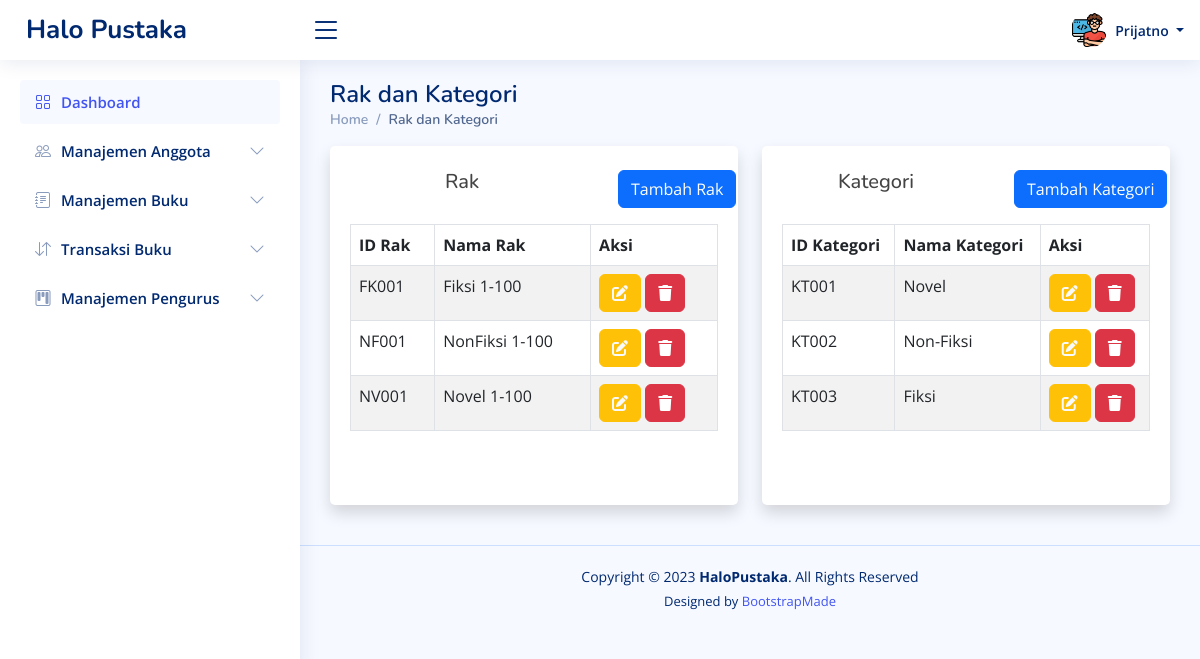
Page /dashboard.php?page=viewrak (signed in) on the committed database.
### tables this page shows
CREATE TABLE `pengurus` (
  `id_pengurus` char(5) NOT NULL,
  `nama` varchar(100) NOT NULL,
  `password` varchar(100) NOT NULL,
  `level` varchar(20) NOT NULL,
  `pic` varchar(50) NOT NULL DEFAULT 'pengurus/admin.png'
);

CREATE TABLE `rak` (
  `id_rak` char(5) NOT NULL,
  `nama_rak` varchar(100) NOT NULL
);

CREATE TABLE `kategori` (
  `id_kategori` char(5) NOT NULL,
  `nama_kategori` varchar(100) NOT NULL
);

### _viewrak.php (the view, shortened to what this page needs)
<div class="container">
    <div class="row" style="margin-bottom: 20px;">
        <div class="col-md-6">
            <div class="card border-bottom-success shadow h-100 py-2">
                <div class="row mt-3 mb-3">
                    <h5 class="text-center col-sm-8">Rak</h5>
                    <div class="col-sm-4">
                        <a href="#" data-bs-toggle="modal" data-bs-target="#rakModal" class="btn btn-primary">Tambah
                            Rak</a>
                    </div>
                </div>
                <div class="card-body">
                    <table id="table3" class="table table-striped table-bordered">
                        <thead>
                            <tr>
                                <th>ID Rak</th>
                                <th>Nama Rak</th>
                                <th>Aksi</th>
                            </tr>
                        </thead>
                        <tbody>
                            <?php
                            $sql = mysqli_query($koneksi, "SELECT * FROM rak");
                            while ($rak = mysqli_fetch_array($sql)) {
                                ?>
                                <tr>
                                    <td>
                                        <?php echo $rak["id_rak"] ?>
                                    </td>
                                    <td>
                                        <?php echo $rak["nama_rak"] ?>
                                    </td>
                                    <td><a href="#" data-bs-toggle="modal" data-bs-target="#editRak"
                                            data-id="<?php echo $rak["id_rak"] ?>"
                                            data-nama="<?php echo $rak["nama_rak"] ?>"
                                            class="btn btn-warning text-light btneditrak"><i
                                                class="fas fa-pen-to-square"></i></a>
                                        <a href="<?php echo $_SERVER['PHP_SELF'] . '?page=viewrak&idrak=' . $rak['id_rak'] ?>"
                                            class="btn btn-danger confirmAlert" id="btnhapusrak"><i
                                                class="fas fa-trash"></i></a>
                                    </td>
                                </tr>
                                <?php
                            }
                            ?>
                        </tbody>
                    </table>
                </div>
            </div>
        </div>
        <div class="col-md-6">
            <div class="card border-bottom-primary shadow h-100 py-2">
                <div class="row mt-3 mb-3">
                    <h5 class="text-center col-sm-7">Kategori</h5>
                    <div class="col-sm-5">
                        <a href="#" data-bs-toggle="modal" data-bs-target="#kategoriModal"
                            class="btn btn-primary">Tambah Kategori</a>
                    </div>
                </div>
                <div class="card-body">
                    <table id="table4" class="table table-striped table-bordered">
                        <thead>
                            <tr>
                                <th>ID Kategori</th>
                                <th>Nama Kategori</th>
                                <th>Aksi</th>
                            </tr>
                        </thead>
                        <tbody>
                            <?php
                            $sql = mysqli_query($koneksi, "SELECT * FROM kategori");
                            while ($kategori = mysqli_fetch_array($sql)) {
                                ?>
                                <tr>
                                    <td>
                                        <?php echo $kategori["id_kategori"] ?>
                                    </td>
                                    <td>
                                        <?php echo $kategori["nama_kategori"] ?>
                                    </td>
                                    <td><a href="#" data-bs-toggle="modal" data-bs-target="#editKategori"
                                            data-id="<?php echo $kategori["id_kategori"] ?>"
                                            data-nama="<?php echo $kategori["nama_kategori"] ?>"
                                            class="btn btn-warning text-light btneditkateg"><i
                                                class="fas fa-pen-to-square"></i></a>
                                        <a href="<?php echo $_SERVER['PHP_SELF'] . '?page=viewrak&idkategori=' . $kategori['id_kategori'] ?>"
                                            class="btn btn-danger confirmAlert" id="btnhapuskateg"><i
                                                class="fas fa-trash"></i></a>
                                    </td>
                                </tr>
                                <?php
                            }
                            ?>
                        </tbody>
                    </table>
                </div>
            </div>
        </div>
    </div>
</div>

### dashboard.php (shortened to what this page needs)
<?php
include "template/head.php";
include "koneksi.php";
?>
<header id="header" class="header fixed-top d-flex align-items-center">
    <div class="d-flex align-items-center justify-content-between">
        <a href="dashboard.php" class="logo d-flex align-items-center">
            <span class="d-none d-lg-block">Halo Pustaka</span>
        </a>
        <i class="bi bi-list toggle-sidebar-btn"></i>
    </div>
    <nav class="header-nav ms-auto">
        <ul class="d-flex align-items-center">
            <li class="nav-item dropdown pe-3">
                <?php
                $sql = mysqli_query($koneksi, "SELECT pic FROM " . $_SESSION['role'] . " WHERE id_pengurus = '" . $_SESSION['username'] . "'");
                $data = mysqli_fetch_array($sql);
                ?>
                <a class="nav-link nav-profile d-flex align-items-center pe-0" href="#" data-bs-toggle="dropdown">
                    <img src="assets/img/<?php echo $data['pic'] ?>" alt="Profile" class="rounded-circle">
                    <span class="d-none d-md-block dropdown-toggle ps-2">
                        <?php echo $_SESSION['nama'] ?>
                    </span>
                </a>
            </li>
        </ul>
    </nav>
</header>
<aside id="sidebar" class="sidebar">
    <ul class="sidebar-nav" id="sidebar-nav">
        <li class="nav-item">
            <a class="nav-link " href="dashboard.php">
                <i class="bi bi-grid"></i>
                <span>Dashboard</span>
            </a>
        </li>
        <li class="nav-item">
            <a class="nav-link collapsed" data-bs-target="#components-nav" data-bs-toggle="collapse" href="#">
                <i class="bi bi-people"></i><span>Manajemen Anggota</span><i class="bi bi-chevron-down ms-auto"></i>
            </a>
        </li>
        <li class="nav-item">
            <a class="nav-link collapsed" data-bs-target="#forms-nav" data-bs-toggle="collapse" href="#">
                <i class="bi bi-journal-text"></i><span>Manajemen Buku</span><i class="bi bi-chevron-down ms-auto"></i>
            </a>
        </li>
        <li class="nav-item">
            <a class="nav-link collapsed" data-bs-target="#tables-nav" data-bs-toggle="collapse" href="#">
                <i class="bi bi-arrow-down-up"></i><span>Transaksi Buku</span><i class="bi bi-chevron-down ms-auto"></i>
            </a>
        </li>
        <?php
        if ($_SESSION['level'] == 'owner') { ?>
            <li class="nav-item">
                <a class="nav-link collapsed" data-bs-target="#charts-nav" data-bs-toggle="collapse" href="#">
                    <i class="bi bi-kanban"></i><span>Manajemen Pengurus</span><i class="bi bi-chevron-down ms-auto"></i>
                </a>
            </li>
        <?php } ?>
    </ul>
</aside>
<main id="main" class="main">
    <?php
    if (isset($_GET['page'])) {
        $act = $_GET['page'];
    }
    switch ($act) {
        case "viewrak":
            $halaman = "_viewrak.php";
            $judul = "Rak dan Kategori";
            break;
    }
    ?>
    <div class="pagetitle">
        <h1>
            <?php echo $judul; ?>
        </h1>
        <nav>
            <ol class="breadcrumb">
                <li class="breadcrumb-item"><a href="dashboard.php">Home</a></li>
                <li class="breadcrumb-item active">
                    <?php echo $judul; ?>
                </li>
            </ol>
        </nav>
    </div>
    <section class="section dashboard">
        <div class="row">
            <?php
            include $halaman;
            ?>
        </div>
    </section>
</main>
<footer id="footer" class="footer">
    <div class="copyright">
        Copyright &copy; 2023 <strong><span>HaloPustaka</span></strong>. All Rights Reserved
    </div>
    <div class="credits">
        Designed by <a href="https://bootstrapmade.com/">BootstrapMade</a>
    </div>
</footer>
<?php
include "template/foot.php";
?>

### assets/css/admin.css (style rules this page uses)
:root { scroll-behavior: smooth; }
body { font-family: "Open Sans", sans-serif; background: #f6f9ff; color: #444444; }
a { color: #4154f1; text-decoration: none; }
h1, h2, h3, h4, h5, h6 { font-family: "Nunito", sans-serif; }
#main { margin-top: 60px; padding: 20px 30px; transition: all 0.3s; }
.pagetitle { margin-bottom: 10px; }
.pagetitle h1 { font-size: 24px; margin-bottom: 0; font-weight: 600; color: #012970; }
.card { margin-bottom: 30px; border: none; border-radius: 5px; box-shadow: 0px 0 30px rgba(1, 41, 112, 0.1); }
.card-body { padding: 0 20px 20px 20px; }
.breadcrumb { font-size: 14px; font-family: "Nunito", sans-serif; color: #899bbd; font-weight: 600; }
.breadcrumb a { color: #899bbd; transition: 0.3s; }
.breadcrumb .breadcrumb-item::before { color: #899bbd; }
.breadcrumb .active { color: #51678f; font-weight: 600; }
.logo { line-height: 1; }
@media (min-width: 1200px) { .logo { width: 280px; } }
.logo span { font-size: 26px; font-weight: 700; color: #012970; font-family: "Nunito", sans-serif; }
.header { transition: all 0.5s; z-index: 997; height: 60px; box-shadow: 0px 2px 20px rgba(1, 41, 112, 0.1); background-color: #fff; padding-left: 20px; }
.header .toggle-sidebar-btn { font-size: 32px; padding-left: 10px; cursor: pointer; color: #012970; }
.header-nav ul { list-style: none; }
.header-nav>ul { margin: 0; padding: 0; }
.header-nav .nav-profile { color: #012970; }
.header-nav .nav-profile img { max-height: 36px; }
.header-nav .nav-profile span { font-size: 14px; font-weight: 600; }
.sidebar { position: fixed; top: 60px; left: 0; bottom: 0; width: 300px; z-index: 996; transition: all 0.3s; padding: 20px; overflow-y: auto; scrollbar-width: thin; scrollbar-color: #aab7cf transparent; box-shadow: 0px 0px 20px rgba(1, 41, 112, 0.1); background-color: #fff; }
@media (min-width: 1200px) { #main, #footer { margin-left: 300px; } }
.sidebar-nav { padding: 0; margin: 0; list-style: none; }
.sidebar-nav li { padding: 0; margin: 0; list-style: none; }
.sidebar-nav .nav-item { margin-bottom: 5px; }
.sidebar-nav .nav-link { display: flex; align-items: center; font-size: 15px; font-weight: 600; color: #4154f1; transition: 0.3; background: #f6f9ff; padding: 10px 15px; border-radius: 4px; }
.sidebar-nav .nav-link i { font-size: 16px; margin-right: 10px; color: #4154f1; }
.sidebar-nav .nav-link.collapsed { color: #012970; background: #fff; }
.sidebar-nav .nav-link.collapsed i { color: #899bbd; }
.sidebar-nav .nav-link .bi-chevron-down { margin-right: 0; transition: transform 0.2s ease-in-out; }
.footer { padding: 20px 0; font-size: 14px; transition: all 0.3s; border-top: 1px solid #cddfff; }
.footer .copyright { text-align: center; color: #012970; }
.footer .credits { padding-top: 5px; text-align: center; font-size: 13px; color: #012970; }

### rows in the picture
pengurus: pic (picture)
rak: id_rak "FK001", nama_rak "Fiksi 1-100"
rak: id_rak "NF001", nama_rak "NonFiksi 1-100"
rak: id_rak "NV001", nama_rak "Novel 1-100"
kategori: id_kategori "KT001", nama_kategori "Novel"
kategori: id_kategori "KT002", nama_kategori "Non-Fiksi"
kategori: id_kategori "KT003", nama_kategori "Fiksi"

### other values in the picture
$_SESSION['nama'] "Prijatno"
$judul "Rak dan Kategori"
